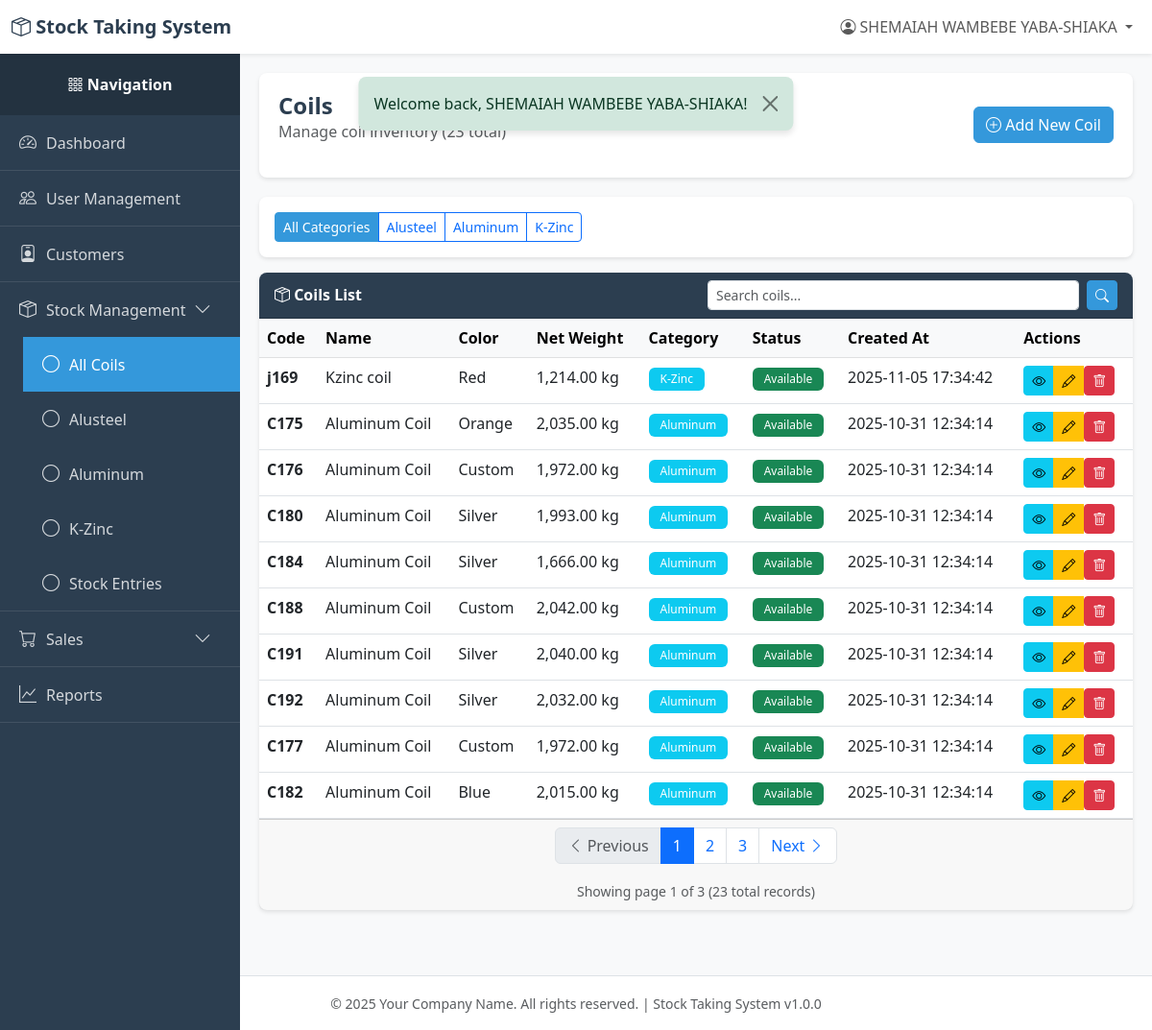
/index.php?page=coils (signed in), run on an earlier commit of the app's database.
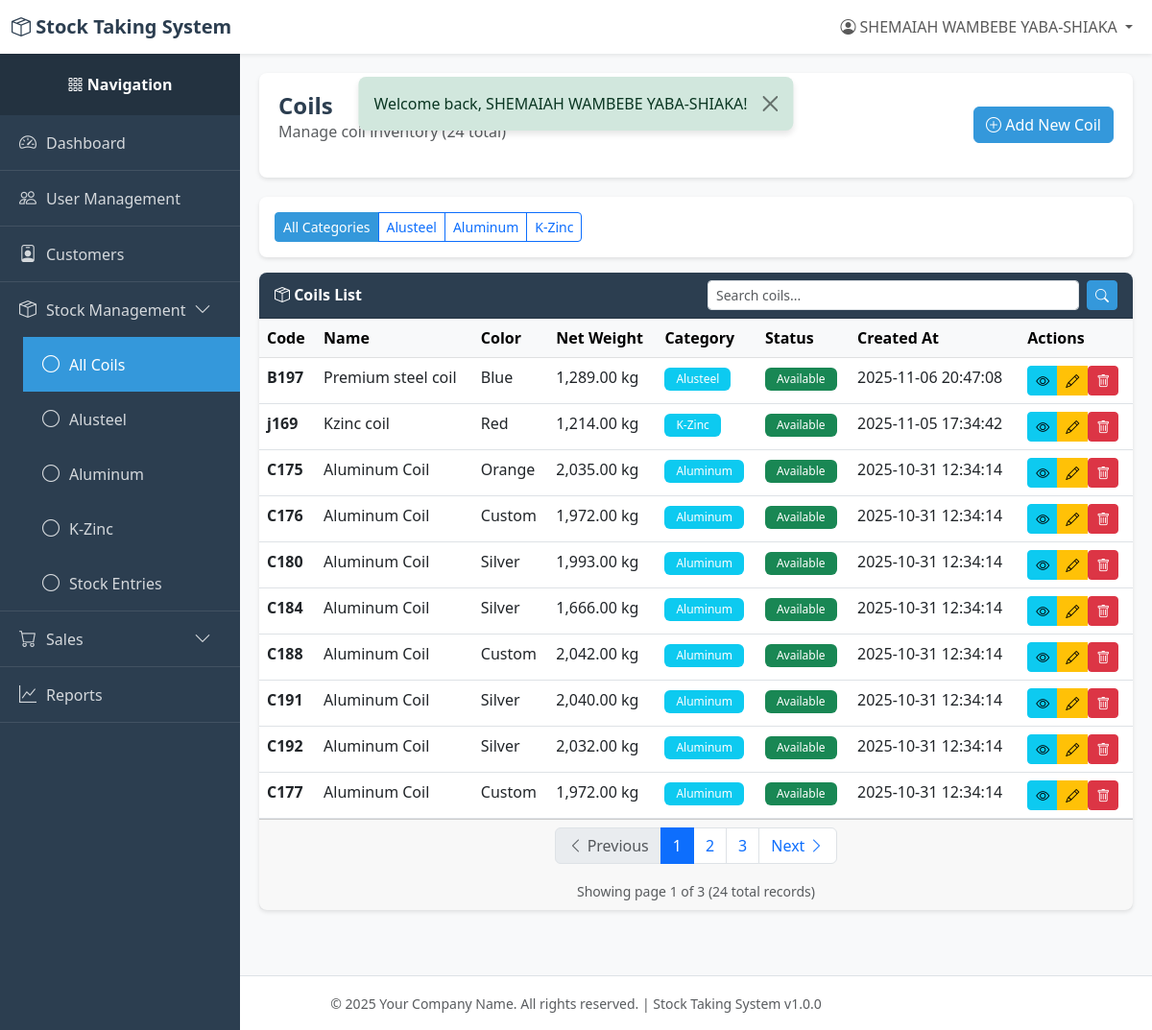
And on a later commit of the database.
### tables this page shows
CREATE TABLE `coils` (
  `id` int(11) NOT NULL,
  `code` varchar(100) NOT NULL,
  `name` varchar(255) NOT NULL,
  `color` varchar(50) NOT NULL,
  `net_weight` decimal(10,2) NOT NULL,
  `category` varchar(50) NOT NULL,
  `status` varchar(50) NOT NULL DEFAULT 'available',
  `created_by` int(11) NOT NULL,
  `created_at` timestamp NOT NULL DEFAULT current_timestamp(),
  `updated_at` timestamp NULL DEFAULT NULL ON UPDATE current_timestamp(),
  `deleted_at` timestamp NULL DEFAULT NULL
);

### index.php (called while the page is built, shortened)
<?php
require_once __DIR__ . '/utils/auth_middleware.php';
require_once __DIR__ . '/controllers/routes.php';

### config/db.php (called while the page is built, shortened)
<?php
class Database {
    private static $instance = null;
    private $connection;
    private $host = 'localhost';
    private $db_name = 'stock_system';
    private $username = 'root';
    private $password = '';
    private $charset = 'utf8mb4';
    private function __construct() {
        try {
            $dsn = "mysql:host={$this->host};dbname={$this->db_name};charset={$this->charset}";
            $options = [
                PDO::ATTR_ERRMODE            => PDO::ERRMODE_EXCEPTION,
                PDO::ATTR_DEFAULT_FETCH_MODE => PDO::FETCH_ASSOC,
                PDO::ATTR_EMULATE_PREPARES   => false,
            ];
            $this->connection = new PDO($dsn, $this->username, $this->password, $options);
        } catch (PDOException $e) {
            error_log("Database Connection Error: " . $e->getMessage());
            die("Database connection failed. Please contact the administrator.");
        }
    }
    public static function getInstance() {
        if (self::$instance === null) {
            self::$instance = new self();
        }
        return self::$instance;
    }
    public function getConnection() {
        return $this->connection;
    }
}

### models/coil.php (called while the page is built, shortened)
<?php
require_once __DIR__ . '/../config/db.php';
class Coil
{
    private $db;
    private $table = 'coils';
    public function __construct()
    {
        $this->db = Database::getInstance()->getConnection();
    }
    public function getAll($category = null, $limit = RECORDS_PER_PAGE, $offset = 0)
    {
        try {
            $sql = "SELECT c.*, u.name as created_by_name
                    FROM {$this->table} c
                    LEFT JOIN users u ON c.created_by = u.id
                    WHERE c.deleted_at IS NULL";
            $sql .= ' ORDER BY c.created_at DESC LIMIT :limit OFFSET :offset';
            $stmt = $this->db->prepare($sql);
            $stmt->bindValue(':limit', $limit, PDO::PARAM_INT);
            $stmt->bindValue(':offset', $offset, PDO::PARAM_INT);
            $stmt->execute();
            return $stmt->fetchAll();
        } catch (PDOException $e) {
            error_log('Coil fetch error: ' . $e->getMessage());
            return [];
        }
    }
    public function count($category = null)
    {
        try {
            $sql = "SELECT COUNT(*) as total FROM {$this->table} WHERE deleted_at IS NULL";
            $stmt = $this->db->prepare($sql);
            $stmt->execute();
            $result = $stmt->fetch();
            return $result['total'] ?? 0;
        } catch (PDOException $e) {
            error_log('Coil count error: ' . $e->getMessage());
            return 0;
        }
    }
}

### utils/auth_middleware.php (called while the page is built, shortened)
<?php
function hasPermission($module, $action = ACTION_VIEW) {
    if (isset($_SESSION['user_role']) && $_SESSION['user_role'] === ROLE_SUPER_ADMIN) {
        return true;
    }
    $permissions = $_SESSION['permissions'];
    return in_array($action, $permissions[$module]);
}

### utils/helpers.php (called while the page is built, shortened)
<?php
function formatDate($date, $format = 'Y-m-d H:i:s') {
    $timestamp = strtotime($date);
    return $timestamp ? date($format, $timestamp) : $date;
}
function getPaginationData($total, $page = 1, $perPage = RECORDS_PER_PAGE) {
    $totalPages = ceil($total / $perPage);
    $page = max(1, min($page, $totalPages));
    $offset = ($page - 1) * $perPage;
    return [
        'total' => $total,
        'per_page' => $perPage,
        'current_page' => $page,
        'total_pages' => $totalPages,
        'offset' => $offset,
        'has_previous' => $page > 1,
        'has_next' => $page < $totalPages
    ];
}

### views/stock/coils/index.php (the view, shortened to what the changed rows need)
<?php
require_once __DIR__ . '/../../../config/db.php';
require_once __DIR__ . '/../../../models/coil.php';
require_once __DIR__ . '/../../../utils/helpers.php';
$category = $_GET['category'] ?? null;
$currentPage = isset($_GET['page_num']) ? (int)$_GET['page_num'] : 1;
$searchQuery = $_GET['search'] ?? '';
$coilModel = new Coil();
if (!empty($searchQuery)) {
    $coils = $coilModel->search($searchQuery, $category, RECORDS_PER_PAGE, ($currentPage - 1) * RECORDS_PER_PAGE);
    $totalCoils = count($coils);
} else {
    $coils = $coilModel->getAll($category, RECORDS_PER_PAGE, ($currentPage - 1) * RECORDS_PER_PAGE);
    $totalCoils = $coilModel->count($category);
}
$paginationData = getPaginationData($totalCoils, $currentPage);
require_once __DIR__ . '/../../../layout/header.php';
require_once __DIR__ . '/../../../layout/sidebar.php';
?>
<div class="content-wrapper">
    <div class="page-header">
        <div class="d-flex justify-content-between align-items-center">
            <div>
                <h1 class="page-title">
                    <?php echo $category ? STOCK_CATEGORIES[$category] . ' ' : ''; ?>Coils
                </h1>
                <p class="text-muted">Manage coil inventory (<?php echo $totalCoils; ?> total)</p>
            </div>
            <?php if (hasPermission(MODULE_STOCK_MANAGEMENT, ACTION_CREATE)): ?>
            <a href="/new-stock-system/index.php?page=coils_create" class="btn btn-primary">
                <i class="bi bi-plus-circle"></i> Add New Coil
            </a>
            <?php endif; ?>
        </div>
    </div>
    <div class="card mb-3">
        <div class="card-body">
            <div class="btn-group" role="group">
                <a href="/new-stock-system/index.php?page=coils"
                   class="btn btn-sm <?php echo !$category ? 'btn-primary' : 'btn-outline-primary'; ?>">
                    All Categories
                </a>
                <?php foreach (STOCK_CATEGORIES as $catKey => $catName): ?>
                <a href="/new-stock-system/index.php?page=coils&category=<?php echo $catKey; ?>"
                   class="btn btn-sm <?php echo $category === $catKey ? 'btn-primary' : 'btn-outline-primary'; ?>">
                    <?php echo $catName; ?>
                </a>
                <?php endforeach; ?>
            </div>
        </div>
    </div>
    <div class="card">
        <div class="card-header">
            <div class="row align-items-center">
                <div class="col-md-6">
                    <i class="bi bi-box-seam"></i> Coils List
                </div>
                <div class="col-md-6">
                    <form method="GET" action="/new-stock-system/index.php" class="d-flex">
                        <input type="text" name="search" class="form-control form-control-sm me-2"
                               placeholder="Search coils..." value="<?php echo htmlspecialchars($searchQuery); ?>">
                        <button type="submit" class="btn btn-sm btn-primary"><i class="bi bi-search"></i></button>
                    </form>
                </div>
            </div>
        </div>
        <div class="card-body p-0">
            <?php if (empty($coils)): ?>
            <div class="alert alert-info m-3">
                <i class="bi bi-info-circle"></i> No coils found.
            </div>
            <?php else: ?>
            <div class="table-responsive">
                <table class="table table-hover mb-0">
                    <thead class="table-light">
                        <tr>
                            <th>Code</th>
                            <th>Name</th>
                            <th>Color</th>
                            <th>Net Weight</th>
                            <th>Category</th>
                            <th>Status</th>
                            <th>Created At</th>
                            <th>Actions</th>
                        </tr>
                    </thead>
                    <tbody>
                        <?php foreach ($coils as $coil): ?>
                        <tr>
                            <td><strong><?php echo htmlspecialchars($coil['code']); ?></strong></td>
                            <td><?php echo htmlspecialchars($coil['name']); ?></td>
                            <td><?php echo htmlspecialchars(COIL_COLORS[$coil['color']] ?? $coil['color']); ?></td>
                            <td><?php echo number_format($coil['net_weight'], 2); ?> kg</td>
                            <td>
                                <span class="badge bg-info">
                                    <?php echo STOCK_CATEGORIES[$coil['category']] ?? $coil['category']; ?>
                                </span>
                            </td>
                            <td>
                                <?php
                                $status = $coil['status'] ?? 'available';
                                $badgeClass = 'badge-secondary';
                                if ($status === 'available') {
                                    $badgeClass = 'bg-success';
                                } elseif ($status === 'factory_use') {
                                    $badgeClass = 'bg-warning';
                                } elseif ($status === 'sold') {
                                    $badgeClass = 'bg-danger';
                                }
                                $statusText = STOCK_STATUSES[$status] ?? ucfirst(str_replace('_', ' ', $status));
                                ?>
                                <span class="badge <?php echo $badgeClass; ?>">
                                    <?php echo $statusText; ?>
                                </span>
                            </td>
                            <td>
                                <?php
                                if (isset($coil['created_at']) && !empty($coil['created_at'])) {
                                    echo formatDate($coil['created_at']);
                                } else {
                                    echo '<span class="text-muted">N/A</span>';
                                }
                                ?>
                            </td>
                            <td>
                                <div class="btn-group btn-group-sm" role="group">
                                    <?php if (hasPermission(MODULE_STOCK_MANAGEMENT, ACTION_VIEW)): ?>
                                    <a href="/new-stock-system/index.php?page=coils_view&id=<?php echo $coil['id']; ?>"
                                       class="btn btn-info btn-sm"
                                       title="View Details">
                                        <i class="bi bi-eye"></i>
                                    </a>
                                    <?php endif; ?>
                                    <?php if (hasPermission(MODULE_STOCK_MANAGEMENT, ACTION_EDIT)): ?>
                                    <a href="/new-stock-system/index.php?page=coils_edit&id=<?php echo $coil['id']; ?>"
                                       class="btn btn-warning btn-sm"
                                       title="Edit">
                                        <i class="bi bi-pencil"></i>
                                    </a>
                                    <?php endif; ?>
                                    <?php if (hasPermission(MODULE_STOCK_MANAGEMENT, ACTION_DELETE)): ?>
                                    <form method="POST"
                                          action="/new-stock-system/controllers/coils/delete/index.php"
                                          style="display: inline-block;"
                                          onsubmit="return confirm('Are you sure you want to delete this coil?');">
                                        <button type="submit" class="btn btn-danger btn-sm" title="Delete">
                                            <i class="bi bi-trash"></i>
                                        </button>
                                    </form>
                                    <?php endif; ?>
                                </div>
                            </td>
                        </tr>
                        <?php endforeach; ?>
                    </tbody>
                </table>
            </div>
            <?php endif; ?>
        </div>
        <?php if (!empty($coils)): ?>
        <div class="card-footer">
            <?php $queryParams = $_GET; include __DIR__ . '/../../../layout/pagination.php'; ?>
        </div>
        <?php endif; ?>
    </div>
</div>
<?php require_once __DIR__ . '/../../../layout/footer.php'; ?>

### layout/pagination.php (shortened to what the changed rows need)
<?php
$paginationData = $paginationData ?? [];
$queryParams = $queryParams ?? [];
$currentPage = $paginationData['current_page'];
$totalPages = $paginationData['total_pages'];
$hasPrevious = $paginationData['has_previous'];
$hasNext = $paginationData['has_next'];
function buildPaginationUrl($pageNum, $params) {
    $params['page_num'] = $pageNum;
    return '/new-stock-system/index.php?' . http_build_query($params);
}
?>
<nav aria-label="Page navigation">
    <ul class="pagination justify-content-center">
        <li class="page-item <?php echo !$hasPrevious ? 'disabled' : ''; ?>">
            <a class="page-link" href="<?php echo $hasPrevious ? buildPaginationUrl($currentPage - 1, $queryParams) : '#'; ?>">
                <i class="bi bi-chevron-left"></i> Previous
            </a>
        </li>
        <?php
        $range = 2;
        $start = max(1, $currentPage - $range);
        $end = min($totalPages, $currentPage + $range);
            ?>
            <?php
        for ($i = $start; $i <= $end; $i++) {
            ?>
            <li class="page-item <?php echo $i === $currentPage ? 'active' : ''; ?>">
                <a class="page-link" href="<?php echo buildPaginationUrl($i, $queryParams); ?>"><?php echo $i; ?></a>
            </li>
            <?php
        }
            ?>
        <li class="page-item <?php echo !$hasNext ? 'disabled' : ''; ?>">
            <a class="page-link" href="<?php echo $hasNext ? buildPaginationUrl($currentPage + 1, $queryParams) : '#'; ?>">
                Next <i class="bi bi-chevron-right"></i>
            </a>
        </li>
    </ul>
    <div class="text-center text-muted mt-2">
        <small>
            Showing page <?php echo $currentPage; ?> of <?php echo $totalPages; ?>
            (<?php echo $paginationData['total']; ?> total records)
        </small>
    </div>
</nav>

What changed in the data, as far as the page shows it:
no longer on this page (row unchanged): coils: code "C182", name "Aluminum Coil", color "Blue", net_weight "2,015.00", category "Aluminum", status "Available", created_at "2025-10-31 12:34:14"
added coils: code "B197", name "Premium steel coil", color "Blue", net_weight "1,289.00", category "Alusteel", status "Available", created_at "2025-11-06 20:47:08"
Also different on the page:
$totalCoils: "23" → "24"
$paginationData['total']: "23" → "24"
